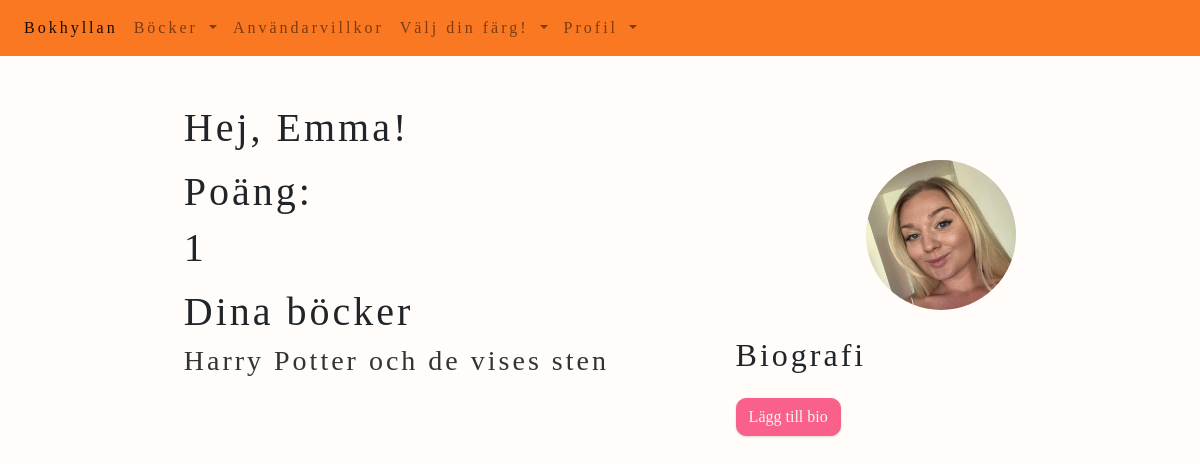
The page / (signed in) on the database as committed earlier.
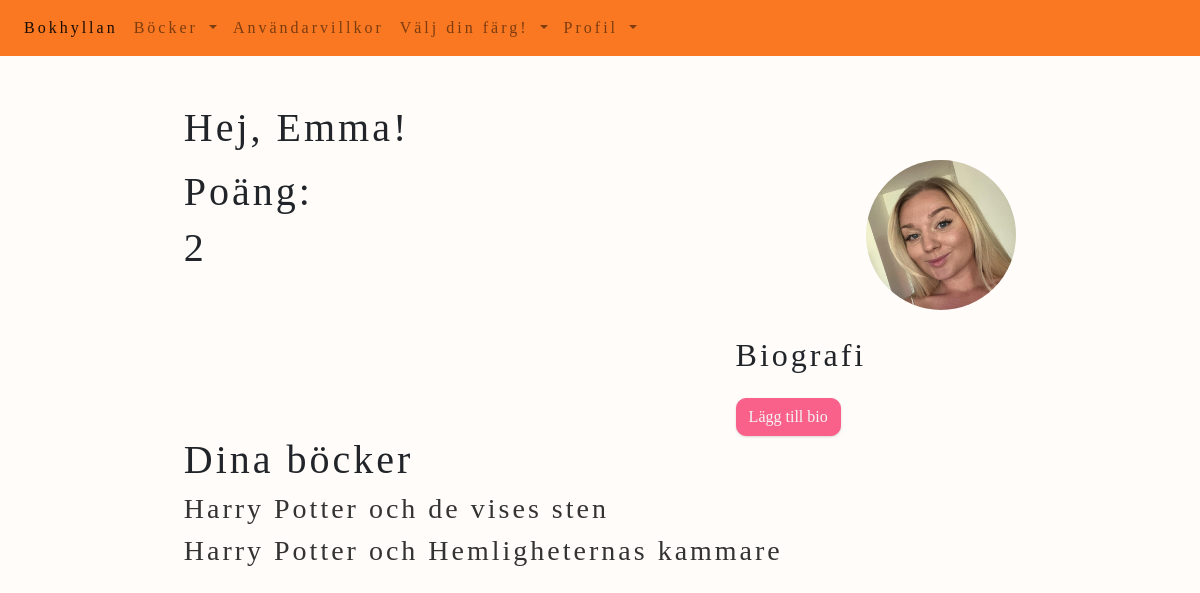
The same page on the database as committed later.
### website/models.py (models this page shows)
class User(db.Model, UserMixin):
    id = db.Column(db.Integer, primary_key = True)
    email = db.Column(db.String(150), unique = True)
    password = db.Column(db.String(150))
    first_name = db.Column(db.String(150))
    books = db.relationship('Book', backref = 'user')
    bio = db.Column(db.String(30000))
    profile_pic = db.Column(db.String())
    score = db.Column(db.Integer, default = 0)

class Book(db.Model):
    id = db.Column(db.Integer, primary_key = True)
    title = db.Column(db.String(150))
    author = db.Column(db.String(150))
    isbn = db.Column(db.String(150))
    review = db.Column(db.String(30000))
    user_id = db.Column(db.Integer, db.ForeignKey('user.id'))
    cover_pic = db.Column(db.String())

### website/views.py (the view)
@views.route('/', methods=['GET', 'POST'])
@login_required
def home():
    books = Book.query.filter_by(user_id=current_user.id).all()
    return render_template("home.html", user=current_user, books=books)

### website/templates/home.html (shortened to what this page needs)
{% extends "base.html" %}
{% block content %}
  <div id="home-div">
    <h1>Hej, {{user.first_name}}!</h1>
      <div id="user-pic">
        {% if user.profile_pic %}
        <a href="/add-pic"><img src="{{url_for('static', filename='images/' + user.profile_pic)}}" alt="profile_img" class="rounded-circle" width="150" height="150" align="right"></a>
        {%else%}
        <a href="/add-pic"><img src="{{url_for('static', filename='images/emty_profile.jpg')}}" alt="profile_img" class="rounded-circle" width="150" height="150" align="right"></a>
        {%endif%}
      </div>
      <div id="user-points">
        <p><h1>Poäng:</h1>
          {% if user.score %}
          <h1>{{user.score}}</h1>
          {%else%}
          <h1>0</h1>
          {%endif%}
        </p>
      </div>
      <div id="user-bio">
        <h2>Biografi</h2>
          {% if user.bio %}
          <p>{{user.bio}}</p>
          <a class="button" id="addBio" href="/add-bio"><button type="button" class="btn btn-primary">Ändra bio</button></a>
          {% else %}
          <a class="button" id="addBio" href="/add-bio"><button type="button" class="btn btn-primary">Lägg till bio</button></a>
          {% endif %}
      </div>
      <div id="user-books">
        <h1>Dina böcker</h1>
          {% for book in books %}
          <div class="book">
            <a href="{{ url_for('views.book_file', book_id=book.id) }}"><h3>{{ book.title }}</h3></a>
          </div>
          {% endfor %}
      </div>
  </div>
{% endblock %}

Rows that differ between the two databases and show on the page:
changed User "Emma": score "1" → "2"
added Book: title "Harry Potter och Hemligheternas kammare"
